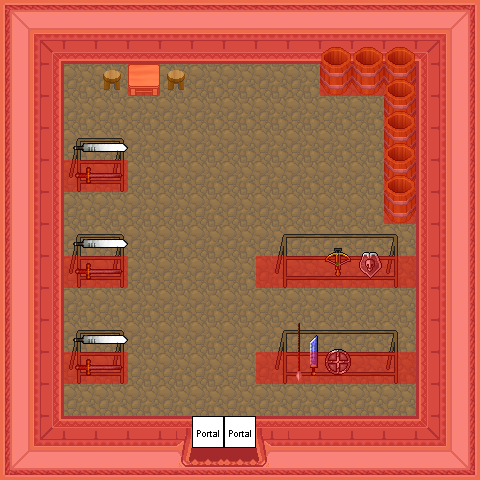

Tiled map render using the project's own tile images. Description and the map definition, with tile-layer contents summarised, below:
An orthogonal 15x15 tile map with 32x32 px tiles, 7 tile layers (0_floor, 1_terrain, 2_object, 3_roof, ...), 12 tilesets and 2 objects (2x mapchange_exit).

<map version="1.8" tiledversion="1.8.4" orientation="orthogonal" renderorder="right-down" width="15" height="15" tilewidth="32" tileheight="32" infinite="0" nextlayerid="8" nextobjectid="1">
 <tileset firstgid="1" name="wall" tilewidth="32" tileheight="32" tilecount="16" columns="2">
  <image source="../../tileset/building/wall/int_wall_pale.png" width="64" height="256" />
 </tileset>
 <tileset firstgid="17" name="wall2" tilewidth="32" tileheight="32" tilecount="20" columns="2">
  <image source="../../tileset/building/wall/int_wall_purple.png" width="64" height="320" />
 </tileset>
 <tileset firstgid="37" name="entrance" tilewidth="32" tileheight="32" tilecount="36" columns="9">
  <image source="../../tileset/building/entrance/pale_red_ns.png" width="288" height="128" />
 </tileset>
 <tileset firstgid="73" name="entrance details" tilewidth="32" tileheight="32" tilecount="6" columns="3">
  <image source="../../tileset/building/entrance/detail_ns.png" width="96" height="64" />
 </tileset>
 <tileset firstgid="79" name="ground_4" tilewidth="32" tileheight="32" tilecount="40" columns="4">
  <image source="../../tileset/ground/ground_4.png" width="128" height="320" />
 </tileset>
 <tileset firstgid="119" name="barrell" tilewidth="32" tileheight="32" tilecount="2" columns="1">
  <image source="../../tileset/item/pot/barrel_tall.png" width="32" height="64" />
 </tileset>
 <tileset firstgid="121" name="stool" tilewidth="32" tileheight="32" tilecount="1" columns="1">
  <image source="../../tileset/furniture/chair/stool.png" width="32" height="32" />
 </tileset>
 <tileset firstgid="122" name="table" tilewidth="32" tileheight="32" tilecount="1" columns="1">
  <image source="../../tileset/furniture/table/square_pale.png" width="32" height="32" />
 </tileset>
 <tileset firstgid="123" name="collision" tilewidth="32" tileheight="32" tilecount="1" columns="1">
  <image source="../../tileset/logic/collision.png" width="32" height="32" />
 </tileset>
 <tileset firstgid="124" name="portal" tilewidth="32" tileheight="32" tilecount="24" columns="8">
  <image source="../../tileset/logic/portal.png" width="256" height="96" />
 </tileset>
 <tileset firstgid="148" name="sword rack" tilewidth="32" tileheight="32" tilecount="4" columns="2">
  <image source="../../tileset/item/armor/sword_rack.png" width="64" height="64" />
 </tileset>
 <tileset firstgid="152" name="weapon rack" tilewidth="32" tileheight="32" tilecount="18" columns="9">
  <image source="../../tileset/item/armor/weapons_rack.png" width="288" height="64" />
 </tileset>
 <layer id="1" name="0_floor" width="15" height="15">
  <data>[225 cells, 225 non-empty, 3 distinct tile ids]</data>
 </layer>
 <layer id="2" name="1_terrain" width="15" height="15">
  <data>[225 cells, 130 non-empty, 34 distinct tile ids]</data>
 </layer>
 <layer id="3" name="2_object" width="15" height="15">
  <data>[225 cells, 7 non-empty, 1 distinct tile ids]</data>
 </layer>
 <layer id="4" name="3_roof" width="15" height="15">
  <data>[225 cells, 20 non-empty, 13 distinct tile ids]</data>
 </layer>
 <layer id="5" name="objects" width="15" height="15">
  <data>[225 cells, 2 non-empty, 1 distinct tile ids]</data>
 </layer>
 <layer id="6" name="collision" width="15" height="15" opacity="0.44">
  <data>[225 cells, 126 non-empty, 1 distinct tile ids]</data>
 </layer>
 <layer id="7" name="protection" width="15" height="15">
  <data>[225 cells, 0 non-empty, 0 distinct tile ids]</data>
 </layer>
 <objectgroup name="Mapevents">
  <object name="house2_entrance_west" type="mapchange_exit" id="1" x="192" y="416" width="32" height="32">
   <properties>
    <property name="map" value="-1_fado_great_cave_w2_x3_y3" />
    <property name="place" value="house2_west_entrance" />
   </properties>
  </object>
  <object name="house2_entrance_east" type="mapchange_exit" id="2" x="224" y="416" width="32" height="32">
   <properties>
    <property name="map" value="-1_fado_great_cave_w2_x3_y3" />
    <property name="place" value="house2_east_entrance" />
   </properties>
  </object>
 </objectgroup>
</map>
